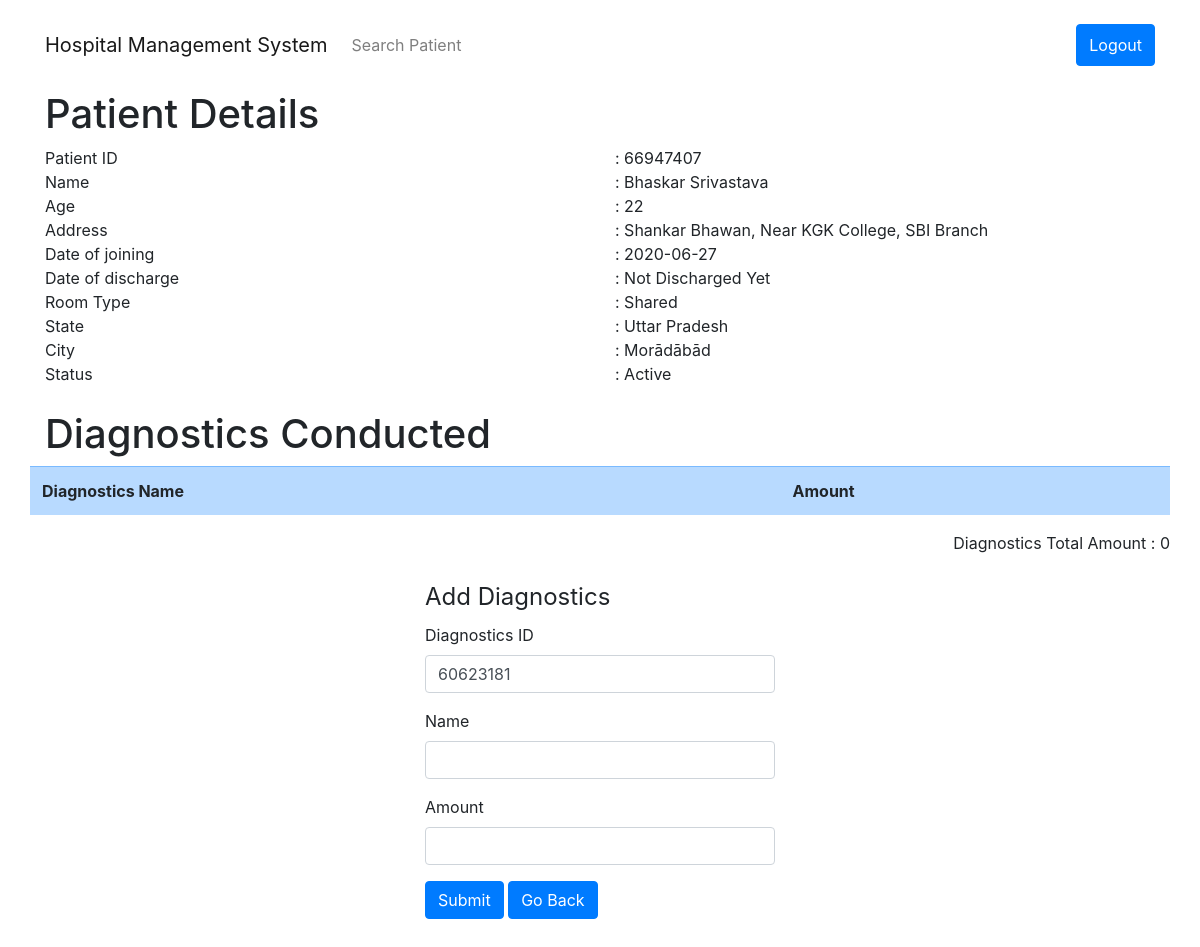
The page /add_diagnostics_test?patient_id=66947407 (signed in) on the database as committed earlier.
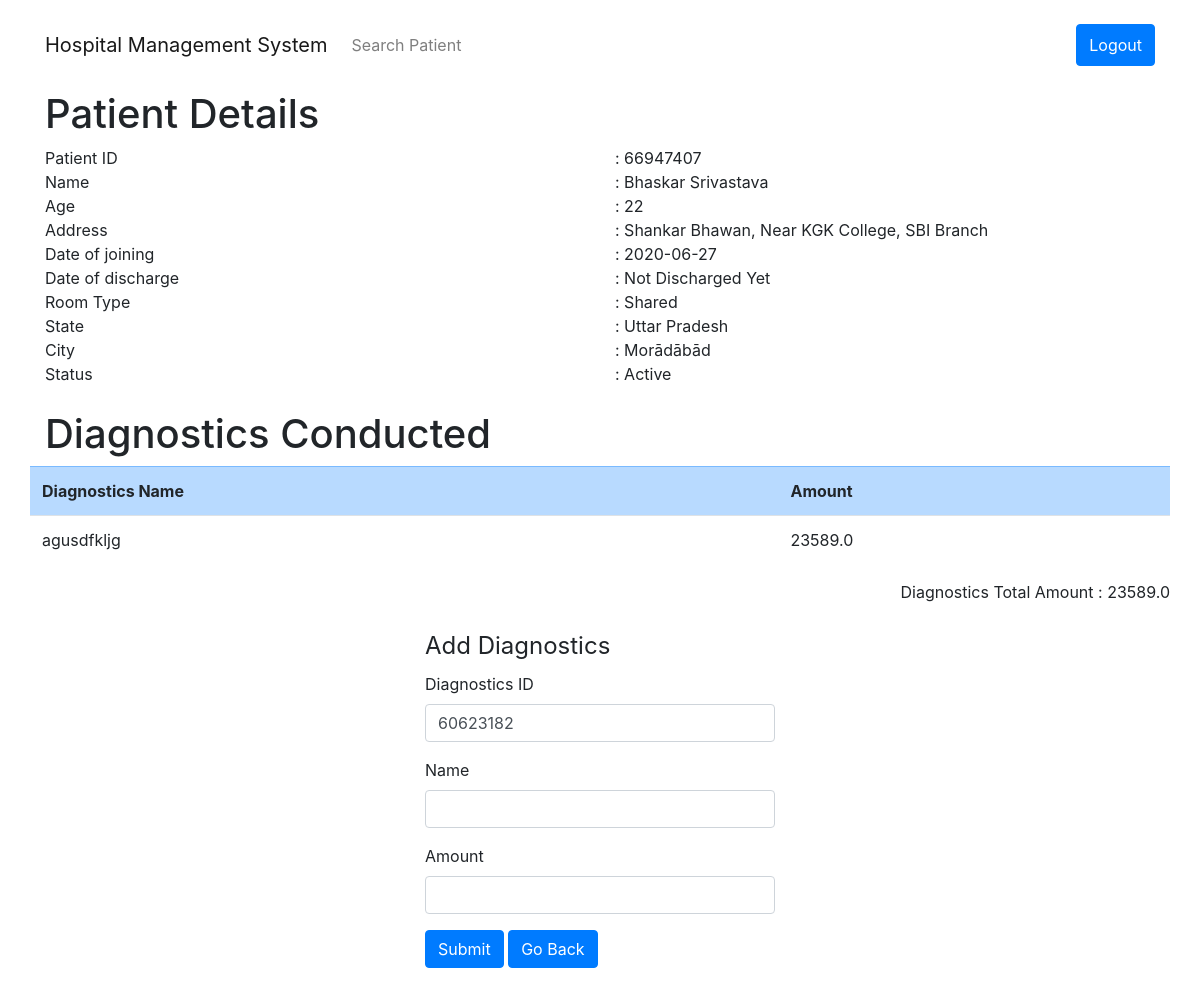
The same page on the database as committed later.
### hms/models.py (models this page shows, shortened)
class Diagnostics(db.Model):
	diagnostics_id = db.Column(db.Integer, primary_key=True)
	diagnostics_name = db.Column(db.String(20), nullable=False)
	diagnostics_amount = db.Column(db.Float, nullable=False)
	patient_id = db.Column(db.Integer, db.ForeignKey('patient.patient_id'), nullable=False)

### hms/routes.py (the view, shortened to what this page needs)
@app.route('/add_diagnostics_test', methods=['GET', 'POST'])
def add_diagnostics_test():
	if session.get('ROLE') != "diag":
		flash("Action Forbidden!!!", category="danger")
		return redirect(url_for('search_patient'))
	else:
		form = DiagnosticsForm()
		patient_id = request.args.get('patient_id', None, type=int)
		patient = Patient.query.filter_by(patient_id=patient_id).first()
		if not form.diagnostics_id.data:
			form.diagnostics_id.data = DiagnosticsForm.generate_diagnostics_id()
		diag_total_amount = 0
		for diagnostic in patient.diagnostics:
			diag_total_amount += diagnostic.diagnostics_amount
		return render_template('add_diagnostics_test.html', title="Add Diagnostics Test", form=form, patient=patient, diag_total_amount=diag_total_amount)

### hms/forms.py
class DiagnosticsForm(FlaskForm):
	diagnostics_id = IntegerField("Diagnostics ID", validators=[DataRequired()])
	diagnostics_name = StringField("Name", validators=[DataRequired(), Length(max=20)])
	diagnostics_amount = FloatField("Amount", validators=[DataRequired()])
	submit = SubmitField("Submit")
	@staticmethod
	def generate_diagnostics_id():
		first_diag_id = Diagnostics.query.first().diagnostics_id
		total_diag = len(Diagnostics.query.all())
		nextDiagID = first_diag_id + total_diag + 3
		return nextDiagID

### hms/templates/add_diagnostics_test.html (shortened to what this page needs)
{% extends 'layout.html' %}
{% block content %}
<section>
	<h1>Patient Details</h1>
	<div class="row">
		<div class="col">
			Patient ID <br>
			Name <br>
			Age	<br>
			Address <br>
			Date of joining <br>
			Date of discharge <br>
			Room Type <br>
			State <br>
			City <br>
			Status <br>
		</div>
		<div class="col pr-auto">
			: {{ patient.patient_id }} <br>
			: {{ patient.patient_name }} <br>
			: {{ patient.patient_age }} <br>
			: {{ patient.patient_address }} <br>
			: {{ patient.patient_DOJ }} <br>
			{% if patient.patient_DOD.strftime("%Y-%B-%d") == "3000-January-01" %}
			: Not Discharged Yet <br>
			{% else %}
			: {{ patient.patient_DOD }} <br>
			{% endif %}
			: {{ patient.patient_room_type }} <br>
			: {{ patient.patient_state }} <br>
			: {{ patient.patient_city }} <br>
			: {{ patient.patient_status }} <br>
		</div>
	</div>
	<br>
</section>
<section>
	<h1>Diagnostics Conducted</h1>
	<div class="row">
		<table class="table">
			<tr class="table-primary">
				<th>Diagnostics Name</th>
				<th>Amount</th>
			</tr>
			{% for diagnostics in patient.diagnostics %}
			<tr>
				<td>{{ diagnostics.diagnostics_name }}</td>
				<td>{{ diagnostics.diagnostics_amount }}</td>
			</tr>
			{% endfor %}
		</table>
		<div class="ml-auto">Diagnostics Total Amount : {{ diag_total_amount }}</div>
	</div>
	<br>
</section>
<section>
	<div class="row">
		<div class="col"></div>
		<div class="col col-align-center">
			<form action="" method="POST">
				<fieldset class="form-group">
					<legend>Add Diagnostics</legend>
					<div class="form-group">
						{{ form.diagnostics_id.label(class="form-control-label") }}
						{% if form.diagnostics_id.errors %}
							{{ form.diagnostics_id(class="form-control is-invalid") }}
							<div class="alert alert-danger">
								{% for error in form.diagnostics_id.errors %}
									<span>{{ error }}</span>
								{% endfor %}
							</div>
						{% else %}
							{{ form.diagnostics_id(class="form-control") }}
						{% endif %}
					</div>
					<div class="form-group">
						{{ form.diagnostics_name.label(class="form-control-label") }}
						{% if form.diagnostics_name.errors %}
							{{ form.diagnostics_name(class="form-control is-invalid") }}
							<div class="alert alert-danger">
								{% for error in form.diagnostics_name.errors %}
									<span>{{ error }}</span>
								{% endfor %}
							</div>
						{% else %}
							{{ form.diagnostics_name(class="form-control") }}
						{% endif %}
					</div>
					<div class="form-group">
						{{ form.diagnostics_amount.label(class="form-control-label") }}
						{% if form.diagnostics_amount.errors %}
							{{ form.diagnostics_amount(class="form-control is-invalid") }}
							<div class="alert alert-danger">
								{% for error in form.diagnostics_amount.errors %}
									<span>{{ error }}</span>
								{% endfor %}
							</div>
						{% else %}
							{{ form.diagnostics_amount(class="form-control") }}
						{% endif %}
					</div>
					<div class="form-group">
						{{ form.submit(class="btn btn-primary") }}
						<a class="btn btn-primary" href="{{ url_for('show_patient_details', patient_id=patient.patient_id) }}">Go Back</a>
					</div>
				</fieldset>
			</form>
		</div>
		<div class="col"></div>
	</div>
</section>
{% endblock content %}

Rows that differ between the two databases and show on the page:
added Diagnostics: diagnostics_name "agusdfkljg", diagnostics_amount "23589.0"
Other text that changed with them:
{{ diag_total_amount }}: "0" → "23589.0"
form field diagnostics_id: "60623181" → "60623182"
